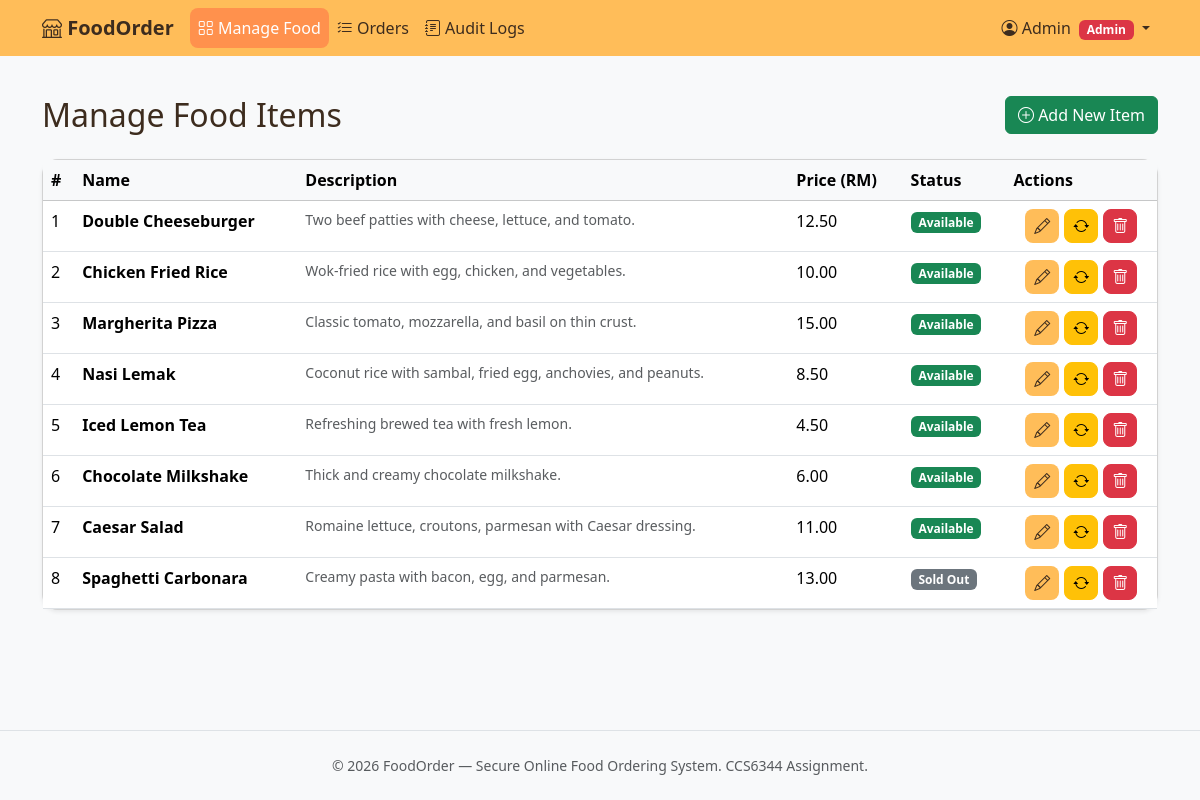
The app's page /admin/dashboard (signed in) with its own data.
### app/models.py (models this page shows, shortened)
class User(UserMixin, db.Model):
    __tablename__ = "user"
    user_id = db.Column(db.Integer, primary_key=True, autoincrement=True)
    name = db.Column(db.String(100), nullable=False)
    email = db.Column(db.String(150), unique=True, nullable=False)
    password_hash = db.Column(db.String(255), nullable=False)
    role = db.Column(db.String(20), nullable=False, default="Customer")  # Customer | Admin
    created_at = db.Column(db.DateTime, nullable=False, default=lambda: datetime.now(timezone.utc))
    is_active = db.Column(db.Boolean, nullable=False, default=True)
    failed_login_attempts = db.Column(db.Integer, nullable=False, default=0)
    locked_until = db.Column(db.DateTime, nullable=True)
    orders = db.relationship("Order", backref="customer", lazy=True)
    @property
    def is_admin(self):
        return self.role == "Admin"

class FoodItem(db.Model):
    __tablename__ = "food_items"
    food_id = db.Column(db.Integer, primary_key=True, autoincrement=True)
    food_name = db.Column(db.String(100), nullable=False)
    description = db.Column(db.Text, nullable=True)
    price = db.Column(db.Numeric(10, 2), nullable=False)
    status = db.Column(db.String(20), nullable=False, default="Available")  # Available | Sold Out | Hidden
    order_items = db.relationship("OrderItem", backref="food_item", lazy=True)

### app/routes/admin.py (the view)
@admin_bp.route("/dashboard")
@admin_required
def dashboard():
    items = FoodItem.query.all()
    form = FoodItemForm()
    return render_template("admin/dashboard.html", items=items, form=form)

### app/models.py (called while the page is built)
@login_manager.user_loader
def load_user(user_id):
    return db.session.get(User, int(user_id))

### app/routes/admin.py (called while the page is built, shortened)
def admin_required(f):
    @wraps(f)
    @login_required
    def decorated(*args, **kwargs):
        return f(*args, **kwargs)
    return decorated

### app/templates/admin/dashboard.html (shortened to what this page needs)
{% extends "base.html" %}
{% block content %}
<div class="container py-4">
  <div class="d-flex justify-content-between align-items-center mb-4">
    <h2 class="mb-0">Manage Food Items</h2>
    <button class="btn btn-success" data-bs-toggle="modal" data-bs-target="#addFoodModal">
      <i class="bi bi-plus-circle"></i> Add New Item
    </button>
  </div>
  {% if not items %}
    <div class="alert alert-info">No food items yet. Add one using the button above!</div>
  {% else %}
    <div class="card shadow-sm">
      <div class="table-responsive">
        <table class="table table-hover mb-0">
          <thead class="table-light">
            <tr>
              <th>#</th>
              <th>Name</th>
              <th>Description</th>
              <th>Price (RM)</th>
              <th>Status</th>
              <th>Actions</th>
            </tr>
          </thead>
          <tbody>
          {% for item in items %}
          <tr>
            <td>{{ loop.index }}</td>
            <td><strong>{{ item.food_name }}</strong></td>
            <td class="text-muted small">
              {{ (item.description or "—")[:60] }}{% if item.description and item.description|length > 60 %}...{% endif %}
            </td>
            <td>{{ "%.2f"|format(item.price) }}</td>
            <td>
              {% if item.status == "Available" %}
              <span class="badge bg-success">Available</span>
              {% elif item.status == "Sold Out" %}
              <span class="badge bg-secondary">Sold Out</span>
              {% else %}
              <span class="badge bg-dark">Hidden</span>
              {% endif %}
            </td>
            <td class="text-center">
              <div class="action-buttons">
                <button class="btn btn-peach" title="Edit" data-bs-toggle="modal"
                  data-bs-target="#editFoodModal{{ item.food_id }}">
                  <i class="bi bi-pencil"></i>
                </button>
                <form method="POST" action="{{ url_for('admin.toggle_food', food_id=item.food_id) }}">
                  <button class="btn btn-warning" title="Toggle Status"
                    onclick="return confirm('Toggle status for {{ item.food_name }}?')">
                    <i class="bi bi-arrow-repeat"></i>
                  </button>
                </form>
                <form method="POST" action="{{ url_for('admin.delete_food', food_id=item.food_id) }}">
                  <button class="btn btn-danger" title="Delete"
                    onclick="return confirm('Delete {{ item.food_name }}? This cannot be undone.')">
                    <i class="bi bi-trash"></i>
                  </button>
                </form>
              </div>
            </td>
          </tr>
          {% endfor %}
          </tbody>
        </table>
      </div>
    </div>
  {% endif %}
</div>
{% endblock %}

### app/templates/partials/navbar.html (shortened to what this page needs)
<nav class="navbar navbar-expand-lg navbar-dark">
  <div class="container">
    <a class="navbar-brand fw-bold" href="{{ url_for('customer.catalog') }}">
      <i class="bi bi-shop"></i> FoodOrder
    </a>
    <div class="collapse navbar-collapse" id="mainNavbar">
      <ul class="navbar-nav me-auto">
        {% if current_user.is_authenticated and current_user.is_admin %}
          <li class="nav-item">
            <a class="nav-link {{ 'active' if request.endpoint and 'admin.dashboard' in request.endpoint }}"
               href="{{ url_for('admin.dashboard') }}">
               <i class="bi bi-grid"></i> Manage Food
            </a>
          </li>
          <li class="nav-item">
            <a class="nav-link {{ 'active' if request.endpoint and 'admin.orders' in request.endpoint }}"
               href="{{ url_for('admin.orders') }}">
               <i class="bi bi-list-check"></i> Orders
            </a>
          </li>
          <li class="nav-item">
            <a class="nav-link {{ 'active' if request.endpoint and 'admin.audit' in request.endpoint }}"
               href="{{ url_for('admin.audit') }}">
               <i class="bi bi-journal-text"></i> Audit Logs
            </a>
          </li>
        {% endif %}
      </ul>
      <ul class="navbar-nav">
        {% if current_user.is_authenticated %}
          <li class="nav-item dropdown">
            <a class="nav-link dropdown-toggle" href="#" role="button" data-bs-toggle="dropdown">
              <i class="bi bi-person-circle"></i>
              {{ current_user.name }}
              {% if current_user.is_admin %}
                <span class="badge bg-danger ms-1">Admin</span>
              {% endif %}
            </a>
          </li>
        {% endif %}
      </ul>
    </div>
  </div>
</nav>

### app/templates/base.html (style rules this page uses)
body { background: #fff8f3; color: #3d2c1e; }
.navbar, .navbar-dark { background-color: #ffbd59 !important; }
.navbar .navbar-brand, .navbar .nav-link, .navbar .dropdown-toggle { color: #3d2c1e !important; }
.navbar .nav-link.active, .navbar .nav-link:hover { color: #fff !important; background: #ff914d !important; border-radius: 0.5rem; }
.btn-peach { background: #ffbd59; color: #3d2c1e; border: none; }
.action-buttons { display: inline-flex; gap: 5px; align-items: center; vertical-align: middle; }
.action-buttons form { margin: 0; display: inline-flex; }
.action-buttons .btn { width: 34px; height: 34px; display: inline-flex; align-items: center; justify-content: center; padding: 0; border-radius: 8px !important; transition: transform 0.1s ease; }
.card { border-radius: 1rem; box-shadow: 0 2px 8px rgba(255, 189, 89, 0.08); }

### records on screen
User: name "Admin"
FoodItem: food_name "Double Cheeseburger", description "Two beef patties with cheese, lettuce, and tomato.", price "12.50", status "Available"
FoodItem: food_name "Chicken Fried Rice", description "Wok-fried rice with egg, chicken, and vegetables.", price "10.00", status "Available"
FoodItem: food_name "Margherita Pizza", description "Classic tomato, mozzarella, and basil on thin crust.", price "15.00", status "Available"
FoodItem: food_name "Nasi Lemak", description "Coconut rice with sambal, fried egg, anchovies, and peanuts.", price "8.50", status "Available"
FoodItem: food_name "Iced Lemon Tea", description "Refreshing brewed tea with fresh lemon.", price "4.50", status "Available"
FoodItem: food_name "Chocolate Milkshake", description "Thick and creamy chocolate milkshake.", price "6.00", status "Available"
FoodItem: food_name "Caesar Salad", description "Romaine lettuce, croutons, parmesan with Caesar dressing.", price "11.00", status "Available"
FoodItem: food_name "Spaghetti Carbonara", description "Creamy pasta with bacon, egg, and parmesan.", price "13.00", status "Sold Out"
